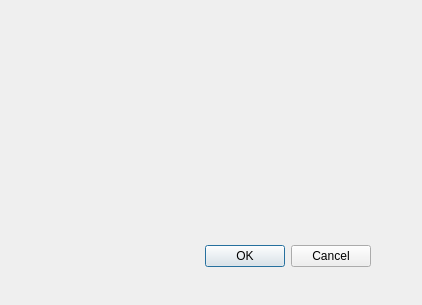
<?xml version="1.0" encoding="UTF-8"?>
<ui version="4.0">
 <class>Dialog</class>
 <widget class="QDialog" name="Dialog">
  <property name="geometry">
   <rect>
    <x>0</x>
    <y>0</y>
    <width>422</width>
    <height>305</height>
   </rect>
  </property>
  <property name="windowTitle">
   <string>Dialog</string>
  </property>
  <widget class="QDialogButtonBox" name="buttonBox">
   <property name="geometry">
    <rect>
     <x>30</x>
     <y>240</y>
     <width>341</width>
     <height>32</height>
    </rect>
   </property>
   <property name="orientation">
    <enum>Qt::Horizontal</enum>
   </property>
   <property name="standardButtons">
    <set>QDialogButtonBox::Cancel|QDialogButtonBox::Ok</set>
   </property>
  </widget>
 </widget>
 <resources/>
 <connections>
  <connection>
   <sender>buttonBox</sender>
   <signal>accepted()</signal>
   <receiver>Dialog</receiver>
   <slot>accept()</slot>
   <hints>
    <hint type="sourcelabel">
     <x>248</x>
     <y>254</y>
    </hint>
    <hint type="destinationlabel">
     <x>157</x>
     <y>274</y>
    </hint>
   </hints>
  </connection>
  <connection>
   <sender>buttonBox</sender>
   <signal>rejected()</signal>
   <receiver>Dialog</receiver>
   <slot>reject()</slot>
   <hints>
    <hint type="sourcelabel">
     <x>316</x>
     <y>260</y>
    </hint>
    <hint type="destinationlabel">
     <x>286</x>
     <y>274</y>
    </hint>
   </hints>
  </connection>
 </connections>
</ui>
